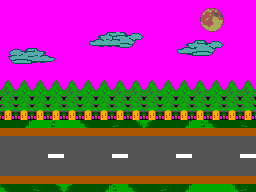

Below is a game level as drawn by its tile map, then a one-line description and the .tmx that defines it (tile-layer data replaced by summaries):
An orthogonal 32x24 tile map with 8x8 px tiles, 1 tile layer (bg), 1 hidden layer not drawn, 2 tilesets.

<map version="1.0" orientation="orthogonal" width="32" height="24" tilewidth="8" tileheight="8">
 <tileset firstgid="1" name="bg" tilewidth="8" tileheight="8">
  <image source="tree4_tiles.png" width="16" height="512" />
 </tileset>
 <tileset firstgid="129" name="collisions" tilewidth="8" tileheight="8">
  <image source="collisions.png" trans="ff00ff" width="64" height="16" />
 </tileset>
 <layer name="bg" width="32" height="24">
  <data>[768 cells, 768 non-empty, 65 distinct tile ids]</data>
 </layer>
 <layer name="collisions" width="32" height="24" visible="0">
  <data>[768 cells, 768 non-empty, 1 distinct tile ids]</data>
 </layer>
</map>